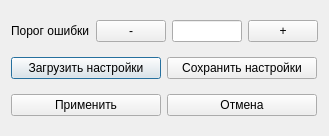
<?xml version="1.0" encoding="UTF-8"?>
<ui version="4.0">
 <class>Dialog</class>
 <widget class="QDialog" name="Dialog">
  <property name="geometry">
   <rect>
    <x>0</x>
    <y>0</y>
    <width>326</width>
    <height>136</height>
   </rect>
  </property>
  <property name="sizePolicy">
   <sizepolicy hsizetype="Fixed" vsizetype="Fixed">
    <horstretch>0</horstretch>
    <verstretch>0</verstretch>
   </sizepolicy>
  </property>
  <property name="windowTitle">
   <string>Настройки</string>
  </property>
  <property name="locale">
   <locale language="English" country="UnitedStates"/>
  </property>
  <layout class="QVBoxLayout" name="verticalLayout">
   <item>
    <layout class="QHBoxLayout" name="horizontalLayout_2">
     <item>
      <layout class="QHBoxLayout" name="horizontalLayout">
       <item>
        <widget class="QLabel" name="label">
         <property name="text">
          <string>Порог ошибки</string>
         </property>
        </widget>
       </item>
       <item>
        <widget class="QPushButton" name="score_treshold_button_minus">
         <property name="sizePolicy">
          <sizepolicy hsizetype="Fixed" vsizetype="Fixed">
           <horstretch>0</horstretch>
           <verstretch>0</verstretch>
          </sizepolicy>
         </property>
         <property name="minimumSize">
          <size>
           <width>70</width>
           <height>0</height>
          </size>
         </property>
         <property name="maximumSize">
          <size>
           <width>70</width>
           <height>16777215</height>
          </size>
         </property>
         <property name="text">
          <string>-</string>
         </property>
         <property name="autoDefault">
          <bool>false</bool>
         </property>
        </widget>
       </item>
       <item>
        <widget class="QLineEdit" name="score_treshold_value_line_edit">
         <property name="sizePolicy">
          <sizepolicy hsizetype="Fixed" vsizetype="Fixed">
           <horstretch>0</horstretch>
           <verstretch>0</verstretch>
          </sizepolicy>
         </property>
         <property name="minimumSize">
          <size>
           <width>70</width>
           <height>0</height>
          </size>
         </property>
         <property name="maximumSize">
          <size>
           <width>70</width>
           <height>16777215</height>
          </size>
         </property>
        </widget>
       </item>
       <item>
        <widget class="QPushButton" name="score_treshold_button_plus">
         <property name="minimumSize">
          <size>
           <width>70</width>
           <height>0</height>
          </size>
         </property>
         <property name="maximumSize">
          <size>
           <width>70</width>
           <height>16777215</height>
          </size>
         </property>
         <property name="text">
          <string>+</string>
         </property>
         <property name="autoDefault">
          <bool>false</bool>
         </property>
         <property name="default">
          <bool>false</bool>
         </property>
        </widget>
       </item>
      </layout>
     </item>
    </layout>
   </item>
   <item>
    <layout class="QHBoxLayout" name="horizontalLayout_3">
     <item>
      <widget class="QPushButton" name="load_settings_push_button">
       <property name="minimumSize">
        <size>
         <width>150</width>
         <height>0</height>
        </size>
       </property>
       <property name="maximumSize">
        <size>
         <width>150</width>
         <height>16777215</height>
        </size>
       </property>
       <property name="text">
        <string>Загрузить настройки</string>
       </property>
      </widget>
     </item>
     <item>
      <widget class="QPushButton" name="save_settings_push_button">
       <property name="minimumSize">
        <size>
         <width>150</width>
         <height>0</height>
        </size>
       </property>
       <property name="maximumSize">
        <size>
         <width>150</width>
         <height>16777215</height>
        </size>
       </property>
       <property name="text">
        <string>Сохранить настройки</string>
       </property>
      </widget>
     </item>
    </layout>
   </item>
   <item>
    <layout class="QHBoxLayout" name="horizontalLayout_4">
     <item>
      <widget class="QPushButton" name="apply_settings_push_button">
       <property name="minimumSize">
        <size>
         <width>150</width>
         <height>0</height>
        </size>
       </property>
       <property name="maximumSize">
        <size>
         <width>150</width>
         <height>16777215</height>
        </size>
       </property>
       <property name="text">
        <string>Применить</string>
       </property>
      </widget>
     </item>
     <item>
      <widget class="QPushButton" name="cancel_push_button">
       <property name="minimumSize">
        <size>
         <width>150</width>
         <height>0</height>
        </size>
       </property>
       <property name="maximumSize">
        <size>
         <width>150</width>
         <height>16777215</height>
        </size>
       </property>
       <property name="text">
        <string>Отмена</string>
       </property>
      </widget>
     </item>
    </layout>
   </item>
  </layout>
 </widget>
 <layoutdefault spacing="6" margin="11"/>
 <resources/>
 <connections/>
</ui>
